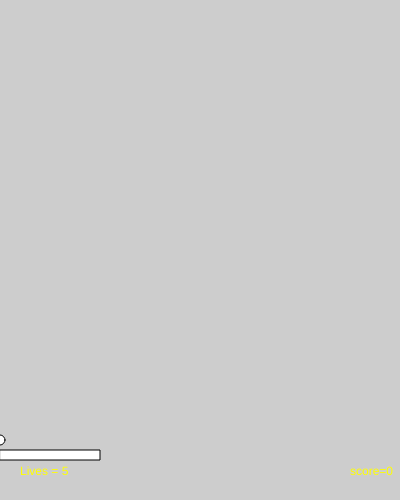
Frame 1 (no input)
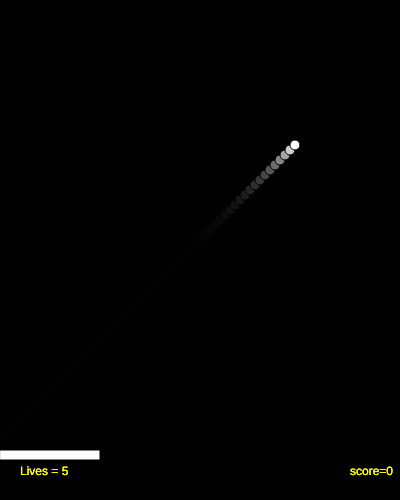
Frame 60 (no input)
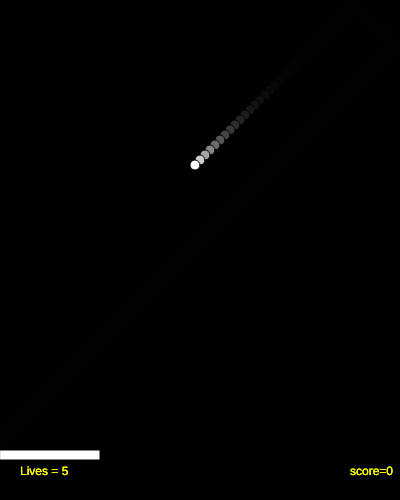
Frame 120 (the mouse pressed at the canvas centre since frame 60)

The p5.js sketch that drew these frames (run headless with seeded random() and noise() and a simulated clock; from frame 60 on, the mouse is pressed at the canvas centre):

// p5.js sketch
// ── sketch.js
var bar;
var ball;
var score;
function setup() {
  var width=400;
  var height=500;
  createCanvas(width,height);
  bar=new Bar();
  ball = new ball();
  score=new score();
}

function draw() {
  background(0,50);
  bar.show();
  ball.show();
  ball.update();
  ball.wallHit();
  ball.barHit();
  if(keyIsDown(LEFT_ARROW)){
	  if(bar.x>=0)
	  bar.dir(-10);
  }
  if(keyIsDown(RIGHT_ARROW)) {
	  if(bar.x<=300) 
		bar.dir(10);
  }
  score.show();
}

function score() {
	
	this.x=350;
	this.y=475;
	this.score=0;
	this.lives=5;
	this.dia=0;
	this.show = function() {
		fill(255,255,0);
		text("score="+this.score,this.x,this.y);
		//createP(this.x,this.y,'Score='+this.score);
		text("Lives = "+this.lives,20,475);
		if(this.lives<=0){
			fill(255,0,0);
			text(".....GAMEOVER.....",150,480);
			alert("please refresh the page to start new game");
		}
		
	}
	
}

/* function keyPressed() {
  if(keyCode==LEFT_ARROW) {
    bar.dir(-10);
  }
   if(keyCode==RIGHT_ARROW) {
    bar.dir(10);
  }
} */

function ball() {
	
	this.x=0;
	this.y=440;
	this.speed=5;
	this.last="1";                         //r_u1,l_u2,l_d3,r_u4
	this.xspeed=this.speed;
	this.yspeed=-this.speed;
	this.update = function() {
		this.x=this.x+this.xspeed;
		this.y=this.y+this.yspeed;  //tan(random(15,80))*x;
	}
	this.show = function() {
		fill(255,255,255);
		ellipse(this.x,this.y,10,10);
		
	}
	
	this.wallHit = function(x,y) {
		if(this.x+5>=width&&this.last=="1") {
			
			this.xspeed=-this.speed;
			this.yspeed=-this.speed;
			this.last="2";
			
		}
		if(this.y-5==0&&this.last=="2") {
			
			this.xspeed=-this.speed;
			this.yspeed=this.speed;
			this.last="3";
		}
		if(this.x-5==0&&this.last=="3") {
			
			this.xspeed=this.speed;
			this.yspeed=this.speed;
			this.last="4";
		}
		if(this.y+5==height&&this.last=="4") {
			
			this.xspeed=this.speed;
			this.yspeed=-this.speed;
			this.last="1";
			score.lives--;
		}
		if(this.x+5==width&&this.last == "4") {
			
			this.xspeed=-this.speed;
			this.yspeed=this.speed;
			this.last="3";
		}
		if(this.y-5==0&&this.last=="1") {
			
			this.xspeed=this.speed;
			this.yspeed=this.speed;
			this.last="4";
		}
		if(this.x-5==0&&this.last=="2") {
			
			this.xspeed=this.speed;
			this.yspeed=-this.speed;
			this.last="1";
		}
		if(this.y+5==height&&this.last=="3") {
			
			this.xspeed=-this.speed;
			this.yspeed=-this.speed;
			this.last="2";
			score.lives--;
		}
		
	}
	this.barHit = function() {
		if((this.x>=bar.x-5&&this.x<=bar.x+105)&&(this.y+5==bar.y)&&(this.last=="4")) {
			this.xspeed=this.speed;
			this.yspeed=-this.speed;
			this.last="1";
			score.score++;
		}
		if((this.x>=bar.x-5&&this.x<=bar.x+105)&&(this.y+5==bar.y)&&(this.last=="3")) {
			
			this.xspeed=-this.speed;
			this.yspeed=-this.speed;
			this.last="2";
			score.score++;
		}
	}
}

function Bar() {
	this.x=0;
	this.y=500-50;
	this.speed=10;
	this.update = function() {
		this.x=this.x+this.speed;
		
	}
	this.show = function() {
		fill(255,255,255);
		rect(this.x,this.y,100,10);
		
	}
	this.dir = function(x) {
	  this.speed=x;
	  this.update();
	}
}
